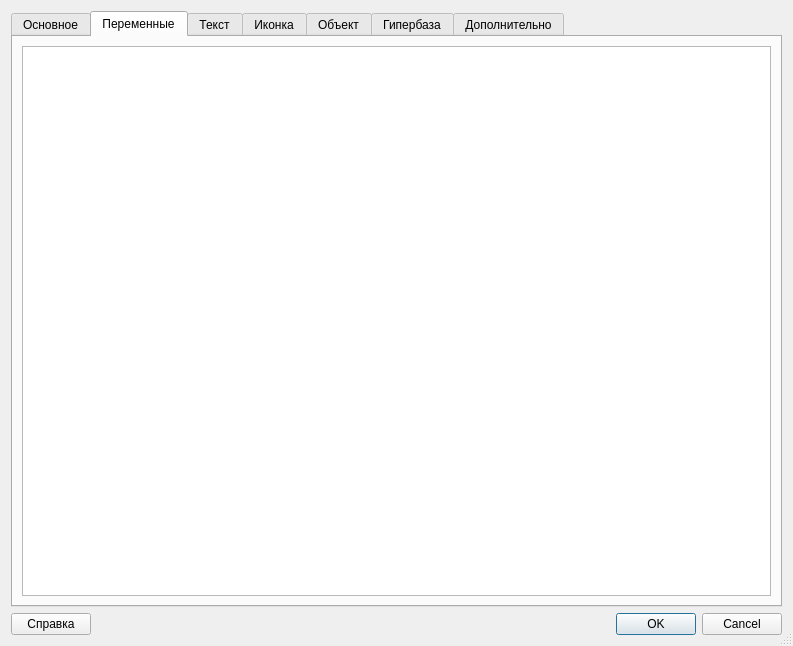
<?xml version="1.0" encoding="UTF-8"?>
<ui version="4.0">
 <class>EditObjectDialog</class>
 <widget class="QDialog" name="EditObjectDialog">
  <property name="geometry">
   <rect>
    <x>0</x>
    <y>0</y>
    <width>793</width>
    <height>646</height>
   </rect>
  </property>
  <property name="windowTitle">
   <string>Свойства класса: %1</string>
  </property>
  <property name="sizeGripEnabled">
   <bool>true</bool>
  </property>
  <layout class="QVBoxLayout" name="verticalLayout">
   <item>
    <widget class="QTabWidget" name="tabWidget">
     <property name="currentIndex">
      <number>1</number>
     </property>
     <widget class="QWidget" name="tabGeneral">
      <attribute name="title">
       <string>Основное</string>
      </attribute>
      <layout class="QVBoxLayout" name="verticalLayout_2">
       <item>
        <widget class="QGroupBox" name="groupBox">
         <property name="title">
          <string>Свойства класса</string>
         </property>
         <property name="flat">
          <bool>true</bool>
         </property>
         <layout class="QVBoxLayout" name="verticalLayout_3">
          <property name="leftMargin">
           <number>0</number>
          </property>
          <property name="topMargin">
           <number>9</number>
          </property>
          <property name="rightMargin">
           <number>0</number>
          </property>
          <property name="bottomMargin">
           <number>0</number>
          </property>
          <item>
           <layout class="QFormLayout" name="formLayout">
            <property name="fieldGrowthPolicy">
             <enum>QFormLayout::AllNonFixedFieldsGrow</enum>
            </property>
            <item row="0" column="0">
             <widget class="QLabel" name="label">
              <property name="text">
               <string>Класс</string>
              </property>
             </widget>
            </item>
            <item row="0" column="1">
             <widget class="QLineEdit" name="lineEditClassName"/>
            </item>
            <item row="1" column="0">
             <widget class="QLabel" name="label_2">
              <property name="text">
               <string>Файл</string>
              </property>
             </widget>
            </item>
            <item row="1" column="1">
             <widget class="QLineEdit" name="lineEditClassFileName">
              <property name="readOnly">
               <bool>true</bool>
              </property>
             </widget>
            </item>
           </layout>
          </item>
          <item>
           <widget class="QLabel" name="labelCreationDate">
            <property name="text">
             <string>&lt;html&gt;&lt;head/&gt;&lt;body&gt;&lt;p&gt;Создан: %1&lt;/p&gt;&lt;/body&gt;&lt;/html&gt;</string>
            </property>
           </widget>
          </item>
          <item>
           <widget class="Line" name="line">
            <property name="orientation">
             <enum>Qt::Horizontal</enum>
            </property>
           </widget>
          </item>
          <item>
           <widget class="QLabel" name="label_6">
            <property name="text">
             <string>Примечание:</string>
            </property>
           </widget>
          </item>
          <item>
           <widget class="QPlainTextEdit" name="plainTextEditClassDescription"/>
          </item>
         </layout>
        </widget>
       </item>
      </layout>
     </widget>
     <widget class="QWidget" name="tabVariables">
      <attribute name="title">
       <string>Переменные</string>
      </attribute>
      <layout class="QVBoxLayout" name="verticalLayout_4">
       <item>
        <widget class="QTableView" name="tableViewVariables"/>
       </item>
      </layout>
     </widget>
     <widget class="QWidget" name="tabSourceCode">
      <attribute name="title">
       <string>Текст</string>
      </attribute>
      <layout class="QVBoxLayout" name="verticalLayout_5">
       <item>
        <widget class="SourceCodeWidget" name="widgetSourceCode" native="true"/>
       </item>
      </layout>
     </widget>
     <widget class="QWidget" name="tabIcon">
      <attribute name="title">
       <string>Иконка</string>
      </attribute>
      <layout class="QVBoxLayout" name="verticalLayout_7">
       <item>
        <layout class="QHBoxLayout" name="horizontalLayout_4">
         <item>
          <widget class="QLabel" name="label_8">
           <property name="text">
            <string>Библиотека иконок</string>
           </property>
          </widget>
         </item>
         <item>
          <widget class="QComboBox" name="comboBoxIconLibrary"/>
         </item>
         <item>
          <spacer name="horizontalSpacer_2">
           <property name="orientation">
            <enum>Qt::Horizontal</enum>
           </property>
           <property name="sizeHint" stdset="0">
            <size>
             <width>40</width>
             <height>20</height>
            </size>
           </property>
          </spacer>
         </item>
        </layout>
       </item>
       <item>
        <widget class="QGroupBox" name="groupBox_2">
         <property name="title">
          <string>Иконки</string>
         </property>
         <layout class="QVBoxLayout" name="verticalLayout_6">
          <item>
           <widget class="QListView" name="listViewIcons">
            <property name="iconSize">
             <size>
              <width>32</width>
              <height>32</height>
             </size>
            </property>
            <property name="verticalScrollMode">
             <enum>QAbstractItemView::ScrollPerPixel</enum>
            </property>
            <property name="horizontalScrollMode">
             <enum>QAbstractItemView::ScrollPerPixel</enum>
            </property>
            <property name="resizeMode">
             <enum>QListView::Adjust</enum>
            </property>
            <property name="viewMode">
             <enum>QListView::IconMode</enum>
            </property>
           </widget>
          </item>
         </layout>
        </widget>
       </item>
      </layout>
     </widget>
     <widget class="QWidget" name="tabObject">
      <attribute name="title">
       <string>Объект</string>
      </attribute>
      <layout class="QVBoxLayout" name="verticalLayout_9">
       <item>
        <layout class="QHBoxLayout" name="horizontalLayout_5" stretch="0,0,1">
         <item>
          <widget class="QGroupBox" name="groupBoxParams">
           <property name="title">
            <string>Параметры</string>
           </property>
           <layout class="QFormLayout" name="formLayout_2">
            <item row="0" column="0">
             <widget class="QLabel" name="label_9">
              <property name="text">
               <string>Имя</string>
              </property>
             </widget>
            </item>
            <item row="0" column="1">
             <widget class="QLineEdit" name="lineEditObjectName"/>
            </item>
            <item row="1" column="0">
             <widget class="QLabel" name="label_10">
              <property name="text">
               <string>Идентификатор</string>
              </property>
             </widget>
            </item>
            <item row="1" column="1">
             <widget class="QLineEdit" name="lineEditObjectId"/>
            </item>
            <item row="2" column="0">
             <widget class="QLabel" name="label_11">
              <property name="text">
               <string>Слой</string>
              </property>
             </widget>
            </item>
            <item row="2" column="1">
             <widget class="QComboBox" name="comboBoxLayer"/>
            </item>
           </layout>
          </widget>
         </item>
         <item>
          <widget class="QGroupBox" name="groupBoxGeometry">
           <property name="title">
            <string>Геометрия</string>
           </property>
           <layout class="QGridLayout" name="gridLayout">
            <item row="0" column="0">
             <widget class="QLabel" name="label_12">
              <property name="text">
               <string>X</string>
              </property>
             </widget>
            </item>
            <item row="0" column="1">
             <widget class="QSpinBox" name="spinBoxPosX">
              <property name="minimumSize">
               <size>
                <width>75</width>
                <height>0</height>
               </size>
              </property>
             </widget>
            </item>
            <item row="0" column="2" rowspan="2">
             <widget class="Line" name="line_2">
              <property name="orientation">
               <enum>Qt::Vertical</enum>
              </property>
             </widget>
            </item>
            <item row="0" column="3">
             <widget class="QLabel" name="label_14">
              <property name="text">
               <string>Ширина</string>
              </property>
             </widget>
            </item>
            <item row="0" column="4">
             <widget class="QSpinBox" name="spinBoxWidth">
              <property name="minimumSize">
               <size>
                <width>75</width>
                <height>0</height>
               </size>
              </property>
             </widget>
            </item>
            <item row="1" column="0">
             <widget class="QLabel" name="label_13">
              <property name="text">
               <string>Y</string>
              </property>
             </widget>
            </item>
            <item row="1" column="1">
             <widget class="QSpinBox" name="spinBoxPosY">
              <property name="minimumSize">
               <size>
                <width>75</width>
                <height>0</height>
               </size>
              </property>
             </widget>
            </item>
            <item row="1" column="3">
             <widget class="QLabel" name="label_15">
              <property name="text">
               <string>Высота</string>
              </property>
             </widget>
            </item>
            <item row="1" column="4">
             <widget class="QSpinBox" name="spinBoxHeight">
              <property name="minimumSize">
               <size>
                <width>75</width>
                <height>0</height>
               </size>
              </property>
             </widget>
            </item>
           </layout>
          </widget>
         </item>
         <item>
          <spacer name="horizontalSpacer_3">
           <property name="orientation">
            <enum>Qt::Horizontal</enum>
           </property>
           <property name="sizeHint" stdset="0">
            <size>
             <width>40</width>
             <height>20</height>
            </size>
           </property>
          </spacer>
         </item>
        </layout>
       </item>
       <item>
        <widget class="QGroupBox" name="groupBox_3">
         <property name="title">
          <string>Примечание</string>
         </property>
         <property name="flat">
          <bool>true</bool>
         </property>
         <layout class="QVBoxLayout" name="verticalLayout_8">
          <property name="leftMargin">
           <number>0</number>
          </property>
          <property name="topMargin">
           <number>0</number>
          </property>
          <property name="rightMargin">
           <number>0</number>
          </property>
          <property name="bottomMargin">
           <number>0</number>
          </property>
          <item>
           <widget class="QPlainTextEdit" name="plainTextEditObjectDescription"/>
          </item>
         </layout>
        </widget>
       </item>
      </layout>
     </widget>
     <widget class="QWidget" name="tabHyperBase">
      <attribute name="title">
       <string>Гипербаза</string>
      </attribute>
      <layout class="QVBoxLayout" name="verticalLayout_10">
       <item>
        <widget class="EditHyperbaseWidget" name="widget" native="true"/>
       </item>
      </layout>
     </widget>
     <widget class="QWidget" name="tabExtra">
      <attribute name="title">
       <string>Дополнительно</string>
      </attribute>
      <layout class="QVBoxLayout" name="verticalLayout_13">
       <item>
        <widget class="QGroupBox" name="groupBox_6">
         <property name="title">
          <string>Параметры</string>
         </property>
         <layout class="QVBoxLayout" name="verticalLayout_12">
          <item>
           <widget class="QCheckBox" name="checkBoxClassNotEditable">
            <property name="text">
             <string>Имидж нельзя менять</string>
            </property>
           </widget>
          </item>
          <item>
           <widget class="QCheckBox" name="checkBoxIsSystemClass">
            <property name="text">
             <string>Системный имидж</string>
            </property>
           </widget>
          </item>
          <item>
           <widget class="QCheckBox" name="checkBoxClassIsStructData">
            <property name="text">
             <string>Имидж является структурированной переменной</string>
            </property>
           </widget>
          </item>
          <item>
           <widget class="QCheckBox" name="checkBoxDontWriteVariables">
            <property name="text">
             <string>Не записывать переменные</string>
            </property>
           </widget>
          </item>
          <item>
           <widget class="QCheckBox" name="checkBoxAutoCreateLink">
            <property name="text">
             <string>Автоматически создавать связь при перемещении</string>
            </property>
           </widget>
          </item>
         </layout>
        </widget>
       </item>
       <item>
        <spacer name="verticalSpacer_2">
         <property name="orientation">
          <enum>Qt::Vertical</enum>
         </property>
         <property name="sizeHint" stdset="0">
          <size>
           <width>20</width>
           <height>354</height>
          </size>
         </property>
        </spacer>
       </item>
      </layout>
     </widget>
    </widget>
   </item>
   <item>
    <layout class="QHBoxLayout" name="horizontalLayout">
     <item>
      <widget class="QPushButton" name="pushButtonHelp">
       <property name="text">
        <string>Справка</string>
       </property>
      </widget>
     </item>
     <item>
      <widget class="QDialogButtonBox" name="buttonBox">
       <property name="orientation">
        <enum>Qt::Horizontal</enum>
       </property>
       <property name="standardButtons">
        <set>QDialogButtonBox::Cancel|QDialogButtonBox::Ok</set>
       </property>
      </widget>
     </item>
    </layout>
   </item>
  </layout>
 </widget>
 <customwidgets>
  <customwidget>
   <class>EditHyperbaseWidget</class>
   <extends>QWidget</extends>
   <header>EditHyperbaseWidget.h</header>
   <container>1</container>
  </customwidget>
  <customwidget>
   <class>SourceCodeWidget</class>
   <extends>QWidget</extends>
   <header>SourceCodeWidget.h</header>
   <container>1</container>
  </customwidget>
 </customwidgets>
 <resources/>
 <connections>
  <connection>
   <sender>buttonBox</sender>
   <signal>accepted()</signal>
   <receiver>EditObjectDialog</receiver>
   <slot>accept()</slot>
   <hints>
    <hint type="sourcelabel">
     <x>309</x>
     <y>579</y>
    </hint>
    <hint type="destinationlabel">
     <x>157</x>
     <y>274</y>
    </hint>
   </hints>
  </connection>
  <connection>
   <sender>buttonBox</sender>
   <signal>rejected()</signal>
   <receiver>EditObjectDialog</receiver>
   <slot>reject()</slot>
   <hints>
    <hint type="sourcelabel">
     <x>377</x>
     <y>585</y>
    </hint>
    <hint type="destinationlabel">
     <x>286</x>
     <y>274</y>
    </hint>
   </hints>
  </connection>
 </connections>
</ui>
